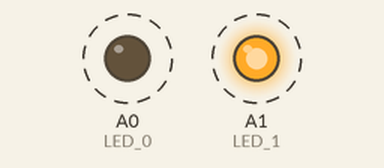
The sketch below on a simulated Arduino Uno, built with avr-gcc and run on an emulated ATmega328P. Parts: output pins drawn as LEDs (lit = HIGH). Dashed ring = blinking.

Above: at 0.75 s.
Timing chart, 0 to 3.0 s (numbered marks = the images above):
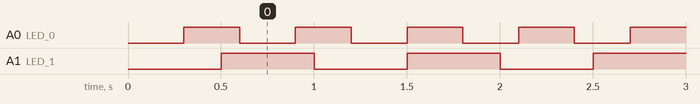

Measured:
- by itself, A0 (LED_0): alternates HIGH for 0.30 s and LOW for 0.30 s
- by itself, A1 (LED_1): alternates HIGH for 0.50 s and LOW for 0.50 s
- by itself, everything shown: repeats every 3.0 s, in 14 steps

The sketch:

21_millis.ino
```cpp
unsigned long t0_prev = 0;
const unsigned long t0_delay = 300;

unsigned long t1_prev = 0;
const unsigned long t1_delay = 500;

const unsigned int LED_0 = A0;
const unsigned int LED_1 = A1;
unsigned int led0_flag = LOW;
unsigned int led1_flag = LOW;
void setup() {
  // put your setup code here, to run once:
  Serial.begin(115200);
  pinMode(LED_0, OUTPUT);
  pinMode(LED_1, OUTPUT);
}

void loop() {
  // put your main code here, to run repeatedly:
  unsigned long t0_now = millis();
  if (t0_now - t0_prev >= t0_delay) {
    t0_prev = t0_now;
    led0_flag = (led0_flag == LOW) ? HIGH : LOW;
    digitalWrite(LED_0, led0_flag);
  }

  unsigned long t1_now = millis();
  if (t1_now - t1_prev >= t1_delay) {
    t1_prev = t1_now;
    led1_flag = (led1_flag == LOW) ? HIGH : LOW;
    digitalWrite(LED_1, led1_flag);
  }
}
```
